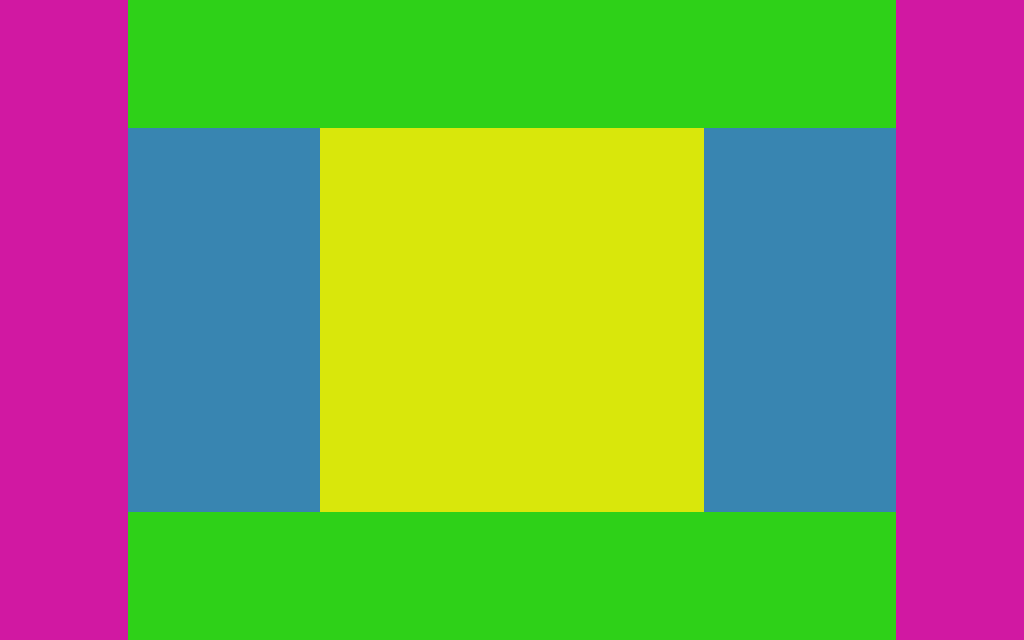

This is a level from a 2D game, rendered from its Tiled map with the project's own tilesets. A one-line summary and the map file follow, with tile-layer data summarised:
An orthogonal 16x10 tile map with 64x64 px tiles, 4 tile layers (Tile Layer 1, Tile Layer 2, Tile Layer 3, Tile Layer 4).

<map version="1.0" orientation="orthogonal" renderorder="right-down" width="16" height="10" tilewidth="64" tileheight="64">
 <properties>
  <property name="maxMoves" value="3" />
 </properties>
 <tileset firstgid="1" name="tiles" tilewidth="64" tileheight="64">
  <image source="tiles.jpg" width="640" height="128" />
 </tileset>
 <layer name="Tile Layer 1" width="16" height="10">
  <data>[160 cells, 40 non-empty, 1 distinct tile ids]</data>
 </layer>
 <layer name="Tile Layer 2" width="16" height="10">
  <data>[160 cells, 48 non-empty, 1 distinct tile ids]</data>
 </layer>
 <layer name="Tile Layer 3" width="16" height="10">
  <data>[160 cells, 36 non-empty, 1 distinct tile ids]</data>
 </layer>
 <layer name="Tile Layer 4" width="16" height="10">
  <data>[160 cells, 36 non-empty, 1 distinct tile ids]</data>
 </layer>
</map>
